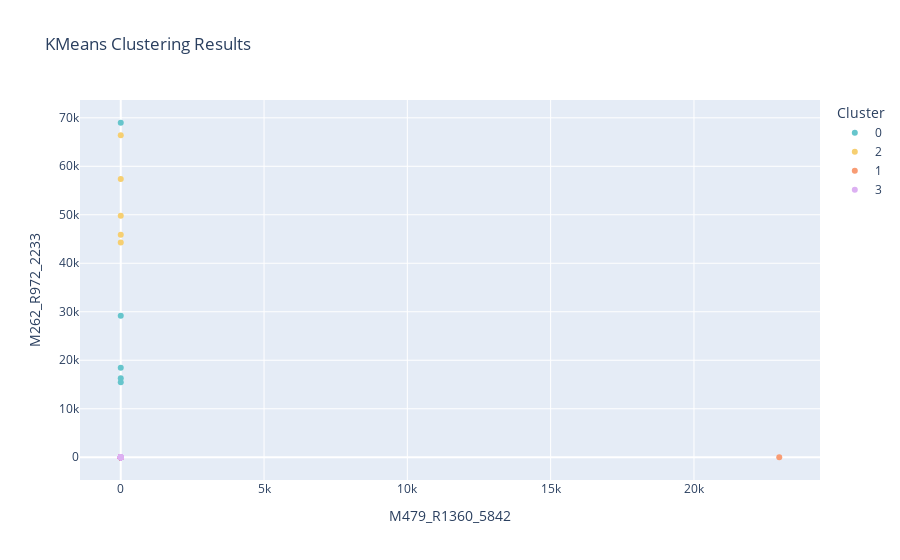

Notebook code for this chart:
### Code cell
from src.StreamPort.ml.MachineLearningEngine import MachineLearningEngine

import pandas as pd
import numpy as np
from sklearn.cluster import KMeans
import plotly.express as px

# Initialize and load the data
path = 'groups_ints.csv'
engine = MachineLearningEngine()
engine.add_analyses_from_csv(path)

# Load the dataset and drop non-numerical columns if necessary
df = pd.read_csv(path)
data = df.drop(columns=['name'])  # Adjust if 'name' column exists

# Define number of clusters for KMeans
n_clusters = 4  # Specify the number of clusters you expect

# Initialize and fit KMeans
kmeans = KMeans(n_clusters=n_clusters, random_state=0)
labels = kmeans.fit_predict(data)

# Add the cluster labels to the data
data['Cluster'] = labels.astype(str)  # Convert to string for color coding in plot

# Select two random columns for scatter plot visualization
random_columns = np.random.choice(data.columns[:-1], 2, replace=False)

# Plot KMeans clusters with Plotly
fig = px.scatter(
    data, 
    x=random_columns[0], 
    y=random_columns[1], 
    color='Cluster',
    title="KMeans Clustering Results",
    color_discrete_sequence=px.colors.qualitative.Pastel,
    labels={'color': 'Cluster ID'}
)

fig.show()

### Figure 1 — Plotly figure (JSON) as saved in the notebook; plotly's stock layout.template omitted (floating-point values rounded to 4 significant figures; data arrays with more than 128 entries replaced by an {"elided": "..."} marker saying what was removed)
{"data": [{"hovertemplate": "Cluster=0<br>M479_R1360_5842=%{x}<br>M262_R972_2233=%{y}<extra></extra>", "legendgroup": "0", "marker": {"color": "rgb(102, 197, 204)", "symbol": "circle"}, "mode": "markers", "name": "0", "orientation": "v", "showlegend": true, "type": "scatter", "x": {"elided": "380 int values"}, "xaxis": "x", "y": {"elided": "380 float values"}, "yaxis": "y"}, {"hovertemplate": "Cluster=2<br>M479_R1360_5842=%{x}<br>M262_R972_2233=%{y}<extra></extra>", "legendgroup": "2", "marker": {"color": "rgb(246, 207, 113)", "symbol": "circle"}, "mode": "markers", "name": "2", "orientation": "v", "showlegend": true, "type": "scatter", "x": [0, 0, 0, 0, 0, 0, 0, 0, 0, 0, 0, 0, 0, 0, 0, 0, 0, 0, 0, 0, 0, 0, 0, 0, 0, 0, 0, 0, 0, 0, 0, 0, 0, 0, 0, 0, 0, 0, 0, 0], "xaxis": "x", "y": [0, 0, 0, 44290.0, 0, 0, 0, 0, 0, 0, 0, 0, 0, 0, 0, 66410.0, 45880.0, 57370.0, 49780.0, 0, 0, 0, 0, 0, 0, 0, 0, 0, 0, 0, 0, 0, 0, 0, 0, 0, 0, 0, 0, 0], "yaxis": "y"}, {"hovertemplate": "Cluster=1<br>M479_R1360_5842=%{x}<br>M262_R972_2233=%{y}<extra></extra>", "legendgroup": "1", "marker": {"color": "rgb(248, 156, 116)", "symbol": "circle"}, "mode": "markers", "name": "1", "orientation": "v", "showlegend": true, "type": "scatter", "x": [0, 0, 22980.0, 0, 0, 0, 0, 0, 0, 0, 0, 0, 0, 0, 0, 0, 0, 0, 0, 0, 0, 0, 0, 0, 0, 0, 0, 0, 0, 0, 0, 0, 0, 0, 0, 0, 0, 0, 0, 0, 0, 0, 0, 0, 0, 0, 0, 0, 0], "xaxis": "x", "y": [0, 0, 0, 0, 0, 0, 0, 0, 0, 0, 0, 0, 0, 0, 0, 0, 0, 0, 0, 0, 0, 0, 0, 0, 0, 0, 0, 0, 0, 0, 0, 0, 0, 0, 0, 0, 0, 0, 0, 0, 0, 0, 0, 0, 0, 0, 0, 0, 0], "yaxis": "y"}, {"hovertemplate": "Cluster=3<br>M479_R1360_5842=%{x}<br>M262_R972_2233=%{y}<extra></extra>", "legendgroup": "3", "marker": {"color": "rgb(220, 176, 242)", "symbol": "circle"}, "mode": "markers", "name": "3", "orientation": "v", "showlegend": true, "type": "scatter", "x": [0, 0, 0, 0, 0, 0, 0, 0, 0, 0, 0, 0, 0, 0, 0, 0, 0, 0, 0, 0, 0, 0, 0, 0, 0, 0, 0, 0], "xaxis": "x", "y": [0, 0, 0, 0, 0, 0, 0, 0, 0, 0, 0, 0, 0, 0, 0, 0, 0, 0, 0, 0, 0, 0, 0, 0, 0, 0, 0, 0], "yaxis": "y"}], "layout": {"legend": {"title": {"text": "Cluster"}, "tracegroupgap": 0}, "title": {"text": "KMeans Clustering Results"}, "xaxis": {"anchor": "y", "domain": [0, 1], "title": {"text": "M479_R1360_5842"}}, "yaxis": {"anchor": "x", "domain": [0, 1], "title": {"text": "M262_R972_2233"}}}}
